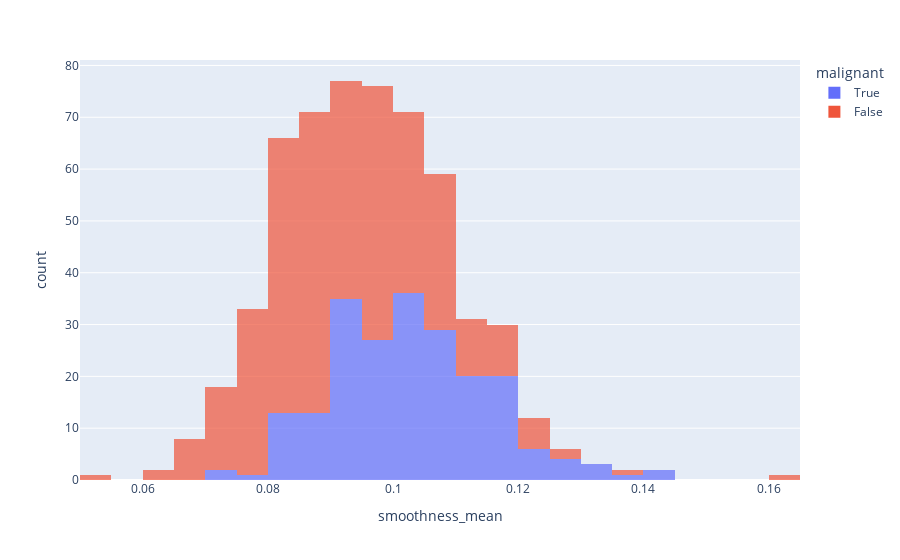

Notebook cell for this chart:
### Code cell
df.plot(kind='hist', x='smoothness_mean', color='malignant', opacity=0.7)

### Figure 1 — Plotly figure (JSON) as saved in the notebook; plotly's stock layout.template omitted (floating-point values rounded to 4 significant figures; data arrays with more than 128 entries replaced by an {"elided": "..."} marker saying what was removed)
{"data": [{"alignmentgroup": "True", "bingroup": "x", "hovertemplate": "malignant=True<br>smoothness_mean=%{x}<br>count=%{y}<extra></extra>", "legendgroup": "True", "marker": {"color": "#636efa", "opacity": 0.7, "pattern": {"shape": ""}}, "name": "True", "offsetgroup": "True", "orientation": "v", "showlegend": true, "x": {"elided": "212 float values"}, "xaxis": "x", "yaxis": "y", "type": "histogram"}, {"alignmentgroup": "True", "bingroup": "x", "hovertemplate": "malignant=False<br>smoothness_mean=%{x}<br>count=%{y}<extra></extra>", "legendgroup": "False", "marker": {"color": "#EF553B", "opacity": 0.7, "pattern": {"shape": ""}}, "name": "False", "offsetgroup": "False", "orientation": "v", "showlegend": true, "x": {"elided": "357 float values"}, "xaxis": "x", "yaxis": "y", "type": "histogram"}], "layout": {"xaxis": {"anchor": "y", "domain": [0.0, 1.0], "title": {"text": "smoothness_mean"}}, "yaxis": {"anchor": "x", "domain": [0.0, 1.0], "title": {"text": "count"}}, "legend": {"title": {"text": "malignant"}, "tracegroupgap": 0}, "margin": {"t": 60}, "barmode": "relative"}}
